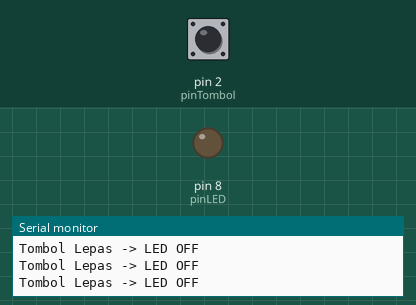
The sketch below on a simulated Arduino Uno, built with avr-gcc and run on an emulated ATmega328P. On the bench: output pins drawn as LEDs (lit = HIGH), the last lines printed to the serial monitor. Inputs (shaded band) come from the test bench; at power-on: pin 2 (pinTombol) HIGH.

Above: at 1.2 s.
1.3 s: pin 2 (pinTombol) pulled LOW for 0.15 s
At 1.38 s:
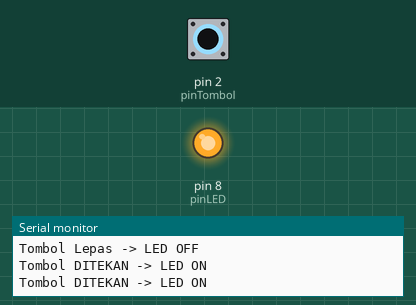
2.9 s: pin 2 (pinTombol) pulled LOW for 3.2 s
At 6.4 s:
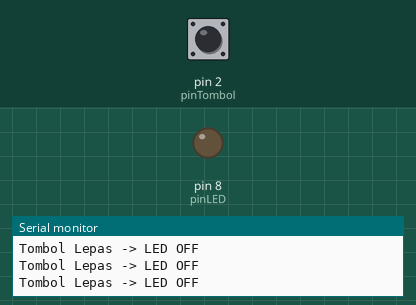
Timing chart, 0 to 7.9 s (numbered marks = the images above; inputs shaded):
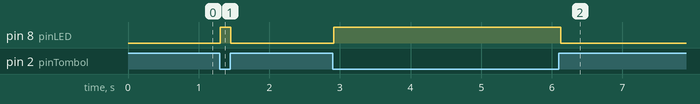

The sketch:

12c.ino
```cpp
int pinTombol = 2;
int pinLED = 8;

void setup() {
    pinMode(pinLED, OUTPUT);
    pinMode(pinTombol, INPUT_PULLUP);
    Serial.begin(9600);
}

void loop() {
    int bacaTombol = digitalRead(pinTombol);

    if (bacaTombol == LOW) {
        digitalWrite(pinLED, HIGH);
        Serial.println("Tombol DITEKAN -> LED ON");
    } else {
        digitalWrite(pinLED, LOW);
        Serial.println("Tombol Lepas -> LED OFF");
    }

    delay(50);
}
```

Measured:
- after the input at 1.3 s, pin 8 (pinLED): LOW → HIGH at once, → LOW 0.15 s later
- after the input at 2.9 s, pin 8 (pinLED): LOW → HIGH at once, → LOW 3.2 s later
